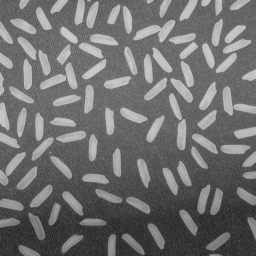
%> input picture images/rice.png, 256 x 256 px
$ octave count_rice.m   (GNU Octave 9; MATLAB toolbox functions it lacks are replaced by stand-ins)
%> lines starting %> are read from the running program, lines starting %| are printed output that depends on the picture; in (x1, y1, x2, y2) boxes, pixels count from 0 and x2, y2 are one past the last pixel; in counts of white or black regions, pixels touching at a corner belong together; the program's own positions count from 1
clear;
close all;

I = imread('rice.png');
%> I is the input picture: size 256x256 uint8; min 40, max 204, mean 111.2
figure; imshow(I);
% 创建半径为12的圆盘形结构元
se = strel('disk',12);
% 用该结构元对图像进行顶帽操作
I_tophat = imtophat(I,se);
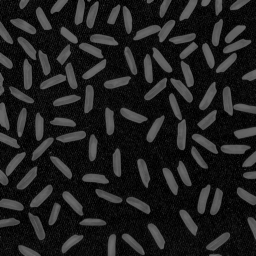
%> I_tophat: size 256x256 uint8; min 0, max 110, mean 31.8
% 将图像根据其全局Otsu阈值二值化
bw = imbinarize(I_tophat,"global");
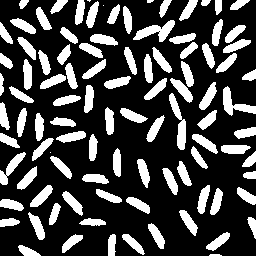
%> bw: size 256x256 logical; 26.9% white; 99 white regions (4 under 20 px), largest, box (x1, y1, x2, y2) and area: (133, 20, 175, 42) 404, (169, 93, 186, 150) 399, (223, 86, 256, 116) 376
% 消除孤立的亮点
bw = bwmorph(bw,'clean');

% 对二值图像进行联通区域标记
[L, num] = bwlabel(bw);
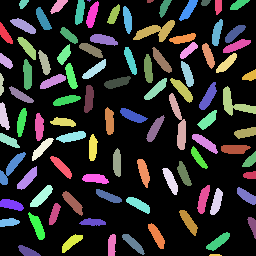
%> L: size 256x256 double; 98 distinct labels, from 0 to 97; one colour per label, 0 black
%> num = 97

figure; imshow(L,[]);
disp(['米粒的数量是:',num2str(num)]);
%| 米粒的数量是:97

$ run again, with images/camera.tiff saved as images/rice.png
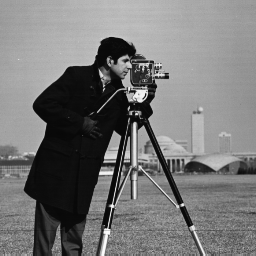
%> input picture images/camera.tiff, 256 x 256 px
%> I is the input picture: size 256x256 uint8; min 7, max 253, mean 118.7
%> `bw = imbinarize(I_tophat,"global");`:
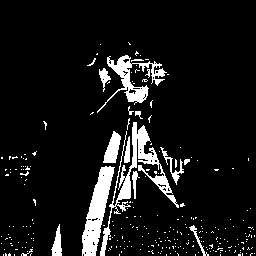
%> bw: size 256x256 logical; 9% white; 263 white regions (246 under 20 px), largest, box (x1, y1, x2, y2) and area: (100, 122, 179, 256) 1634, (82, 166, 115, 256) 1359, (97, 55, 167, 113) 978
%> `[L, num] = bwlabel(bw);`:
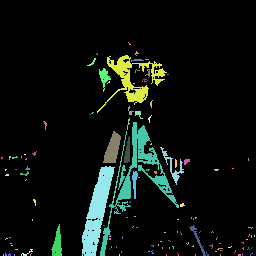
%> L: size 256x256 double; 122 distinct labels, from 0 to 121; one colour per label, 0 black
%> num = 121
%| 米粒的数量是:121
